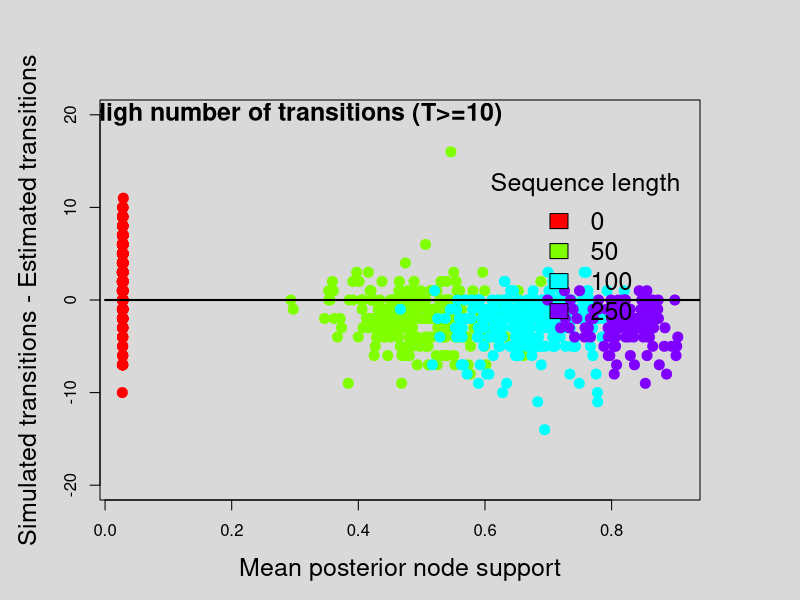
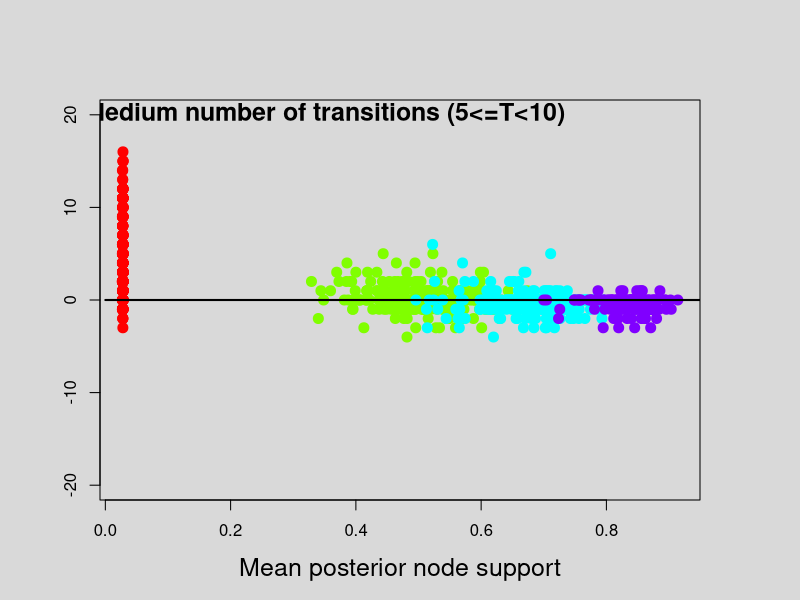
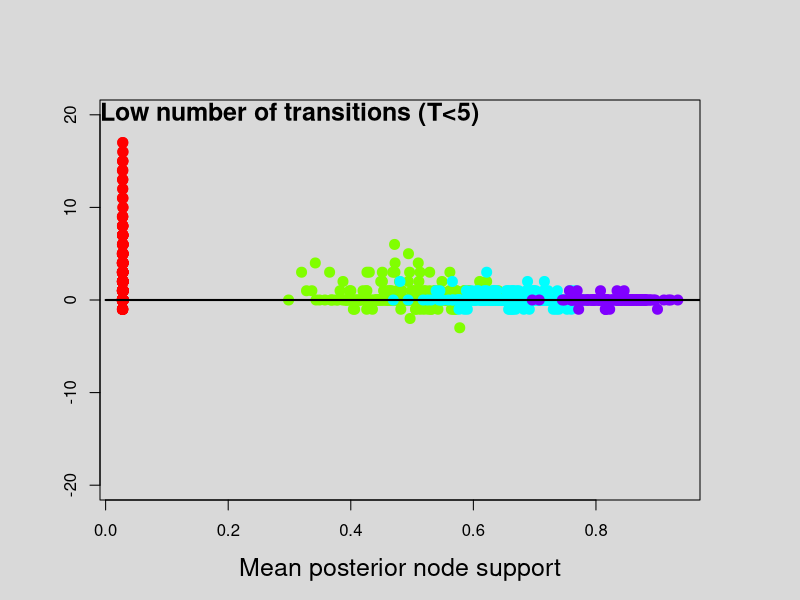

Here is the R script that generated these plots, in order:



# Bin the number of simulated transitions

#High:  x>=10
#Median: 5<=x<10
#Low: x<5

dat <- read.table('test_runs_1.txt')
dat <- cbind(dat, (dat[, 5] - dat[, 4]) ) # / dat[, 5])


colnames(dat) <- c('slen', 'posterior', 'treedist', 'sim_trans', 'est_trans', 'bias')
dat$slen <- as.factor(dat$slen)

h_trans <- which(dat$sim_trans >= 10)

m_trans <- which(dat$sim_trans < 10 & dat$sim_trans >= 5)

l_trans <- which(dat$sim_trans < 5)




# Plot posterior vs est_trans - sim_trans

#par(mfrow = c(3, 1))
par(mar = c(5, 5, 5, 5))
par(bg = 'grey85')
#par(col = 'white')
#par(col.axis = 'white')
#par(col.lab = 'white')
cols_plots <- rainbow(4)

plot(dat$posterior[h_trans], dat$bias[h_trans], pch = 20, ylim = c(-20, 20), col = cols_plots[dat$slen[h_trans]], cex = 2, xlab = 'Mean posterior node support', ylab = 'Simulated transitions - Estimated transitions', cex.lab = 1.5)
lines(x = c(0, 1), y = c(0, 0), col = 'black', lwd = 2)
legend(x = 0.6, y = 15, bty = 'n', legend = c('0', '50', '100', '250'), fill = cols_plots, title = 'Sequence length', cex = 1.5)
text(x = 0.3, y = 20, labels = expression(bold('High number of transitions (T>=10)')), cex = 1.5)

plot(dat$posterior[m_trans], dat$bias[m_trans], pch = 20, ylim = c(-20, 20), col = cols_plots[dat$slen[m_trans]], cex = 2, xlab = 'Mean posterior node support', ylab = '', cex.lab = 1.5)
lines(x = c(0, 1), y = c(0, 0), col = 'black', lwd = 2 )
text(x = 0.35, y = 20, labels = expression(bold('Medium number of transitions (5<=T<10)')), cex = 1.5)

plot(dat$posterior[l_trans], dat$bias[l_trans], pch = 20, ylim = c(-20, 20), col = cols_plots[dat$slen[l_trans]], cex = 2, xlab = 'Mean posterior node support', ylab = '', cex.lab = 1.5)
lines(x = c(0, 1), y = c(0, 0), col = 'black' , lwd = 2)
text(x = 0.3, y = 20, labels = expression(bold('Low number of transitions (T<5)')), cex = 1.5)
